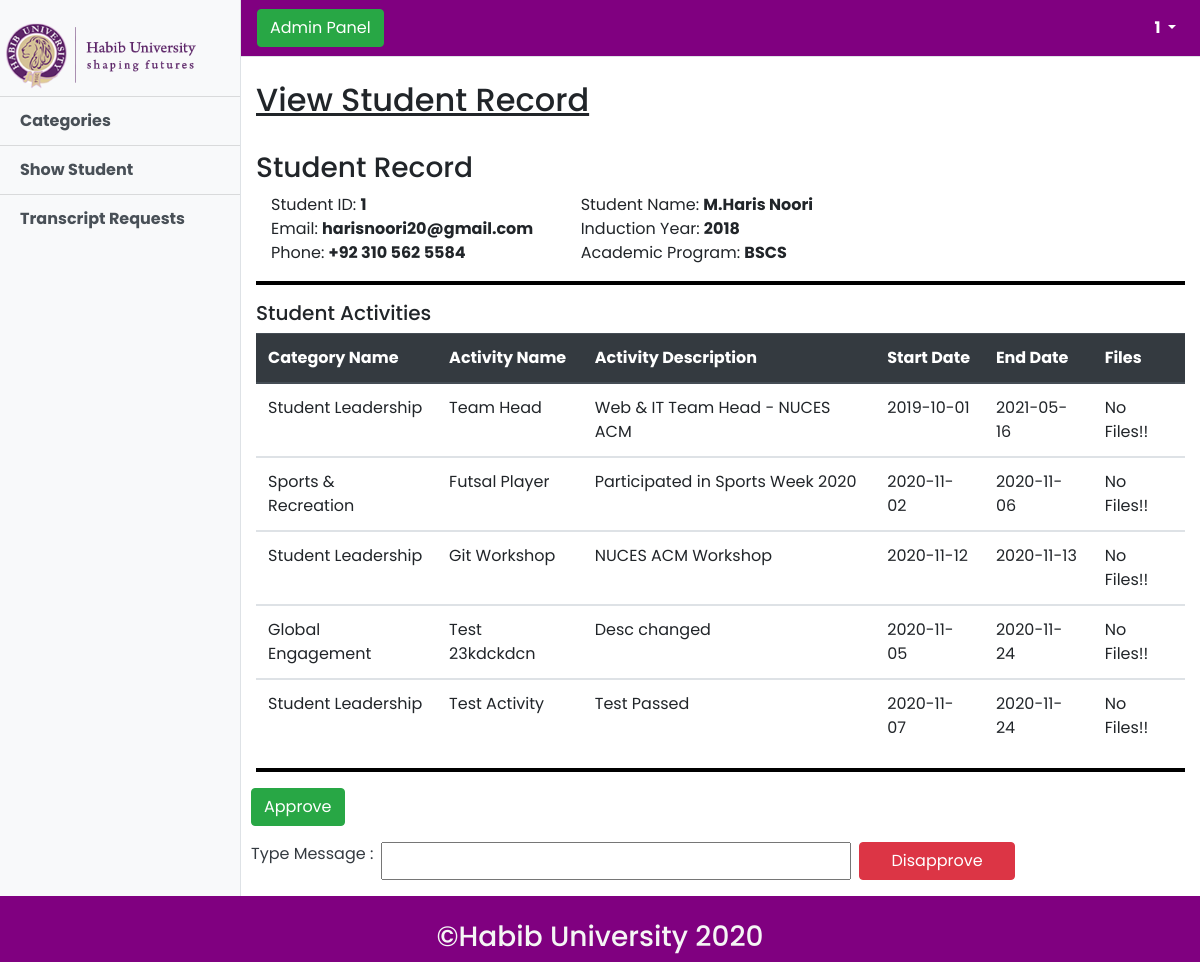
Screenshot of /src/admin/view_std_record.php?std_id=1 (signed in) with the database file from the repository.
### tables this page shows
CREATE TABLE `student` (
  `std_id` int(11) NOT NULL,
  `std_password` varchar(50) NOT NULL,
  `std_name` varchar(50) DEFAULT NULL,
  `std_email` varchar(50) DEFAULT NULL,
  `std_ind_year` int(10) DEFAULT NULL,
  `std_phone` varchar(20) DEFAULT NULL,
  `std_program` varchar(50) DEFAULT NULL
);

CREATE TABLE `activity` (
  `act_id` int(5) NOT NULL,
  `cat_id` int(11) NOT NULL,
  `std_id` int(11) NOT NULL,
  `act_name` varchar(100) NOT NULL,
  `act_desc` mediumtext NOT NULL,
  `start_date` varchar(20) NOT NULL,
  `end_date` varchar(20) NOT NULL
);

CREATE TABLE `category` (
  `cat_id` int(11) NOT NULL,
  `cat_name` varchar(50) NOT NULL
);

### src/admin/view_std_record.php (the view, shortened to what this page needs)
<?php include "../connect.php" ?>
<!DOCTYPE html>
<html lang="en">
<head>
    <link rel="stylesheet" href="../../css/view_std_record.css">
</head>
<body>
<?php include "admin_header.php";
        if(isset($_GET["std_id"]))
        {
            $std_id = $_GET["std_id"];
            $qry_get_profile = " SELECT std_name, std_email, std_ind_year, std_phone, std_program FROM student WHERE std_id='".$std_id."' ";
            $res = $con->query($qry_get_profile);
            $row = $res->fetch_assoc();
        }
?>
    <div class="container-fluid">
        <h2 class="mt-4"><u>View Student Record</u></h2>
        <br>
        <h3>Student Record</h3>
        <div class="container">
            <div class="row">
                <div class="col-lg-4">Student ID: <strong><?php echo $std_id ?></strong></div>
                <div class="col-lg-4">Student Name: <strong><?php echo $row["std_name"] ?></strong></div>
            </div>
            <div class="row">
                <div class="col-lg-4">Email: <strong><?php echo $row["std_email"] ?></strong></div>
                <div class="col-lg-4">Induction Year: <strong><?php echo $row["std_ind_year"] ?></strong></div>
            </div>
            <div class="row">
                <div class="col-lg-4">Phone: <strong><?php echo $row["std_phone"] ?></strong></div>
                <div class="col-lg-4">Academic Program: <strong><?php echo $row["std_program"] ?></strong></div>
            </div>
        </div>
        <hr style="border: 2px solid black">
        <h5>Student Activities</h5>
        <table class="table">
            <thead class="thead-dark">
            <tr>
                <th scope="col">Category Name</th>
                <th scope="col">Activity Name</th>
                <th scope="col">Activity Description</th>
                <th scope="col">Start Date</th>
                <th scope="col">End Date</th>
                <th scope="col">Files</th>
            </tr>
            </thead>
            <?php
                $qry = " SELECT cat_name, act_id, act_name, act_desc, start_date, end_date FROM category,activity WHERE category.cat_id=activity.cat_id AND std_id = '".$std_id."' ";
                $res = $con->query($qry);
                if($res->num_rows > 0)
                {
                    while($row = $res->fetch_assoc())
                    {
            ?>
            <tbody>
            <tr>
                <td><?php echo " ".$row["cat_name"]." " ?></td>
                <td><?php echo " ".$row["act_name"]." " ?></td>
                <td><?php echo " ".$row["act_desc"]." " ?></td>
                <td><?php echo " ".$row["start_date"]." " ?></td>
                <td><?php echo " ".$row["end_date"]." " ?></td>
                <td>
                    <?php
                    $activity_id = $row["act_id"];
                    $qry_get_files = " SELECT * FROM files WHERE std_id='".$_SESSION["student"]."' AND act_id='".$activity_id."' ";
                    $res_get_files = $con->query($qry_get_files);
                    if($res_get_files->num_rows > 0)
                    {
                        ?>
                        <?php
                        while($row_get_files = $res_get_files->fetch_assoc())
                        {
                            ?>
                            <a href="../student/doc/<?php echo $_SESSION["student"].'/'.$row_get_files["file_name"] ?>" target="_blank"><?php echo " ".$row_get_files["file_name"]." " ?></a>
                            <?php
                        }
                        ?>
                        <?php
                    }
                    else
                    {
                        echo "No Files!!";
                    }
                    ?>
                </td>
            </tr>
            <?php
                    }
                }
                else{
                    echo "No Results Found!!";
                }
            ?>
            </tbody>
        </table>
        <hr style="border: 2px solid black">
        <div class="row mb-3">
            <div class="container">
                <form action="modify_std_status.php" method="POST">
                    <div class="form-row">
                        <a><button type="submit" name="btn-approve" class="btn btn-success">Approve</button></a>
                    </div>
                    <div class="form-row mt-3">
                        <label for="" class="text-dark">Type Message :</label>
                        <input name="message" id="inputEmail4" class="col-md-6 ml-2">
                        <button type="submit" name="btn-disapprove" class="btn btn-danger col-md-2 ml-2">Disapprove</button>
                    </div>
                </form>
            </div>
        </div>
    </div>
<?php include "admin_foot.php" ?>

### css/view_std_record.css (style rules this page uses)
body { font-family: 'Audiowide', cursive; }

### css/simple-sidebar.css (style rules this page uses)
body { overflow-x: hidden; }

### src/admin/admin_header.php (style rules this page uses)
body { font-family: 'Poppins', sans-serif; }

### rows the page displays
student: std_name "M.Haris Noori", std_email "harisnoori20@gmail.com", std_ind_year "2018", std_phone "+92 310 562 5584", std_program "BSCS"
activity: cat.cat_name "Student Leadership", act_name "Team Head", act_desc "Web & IT Team Head - NUCES ACM", start_date "2019-10-01", end_date "2021-05-16"
activity: cat.cat_name "Sports & Recreation", act_name "Futsal Player", act_desc "Participated in Sports Week 2020", start_date "2020-11-02", end_date "2020-11-06"
activity: cat.cat_name "Student Leadership", act_name "Git Workshop", act_desc "NUCES ACM Workshop", start_date "2020-11-12", end_date "2020-11-13"
activity: cat.cat_name "Global Engagement", act_name "Test 23kdckdcn", act_desc "Desc changed", start_date "2020-11-05", end_date "2020-11-24"
activity: cat.cat_name "Student Leadership", act_name "Test Activity", act_desc "Test Passed", start_date "2020-11-07", end_date "2020-11-24"

### other values shown
$_SESSION["admin"] "1"
$std_id "1"
